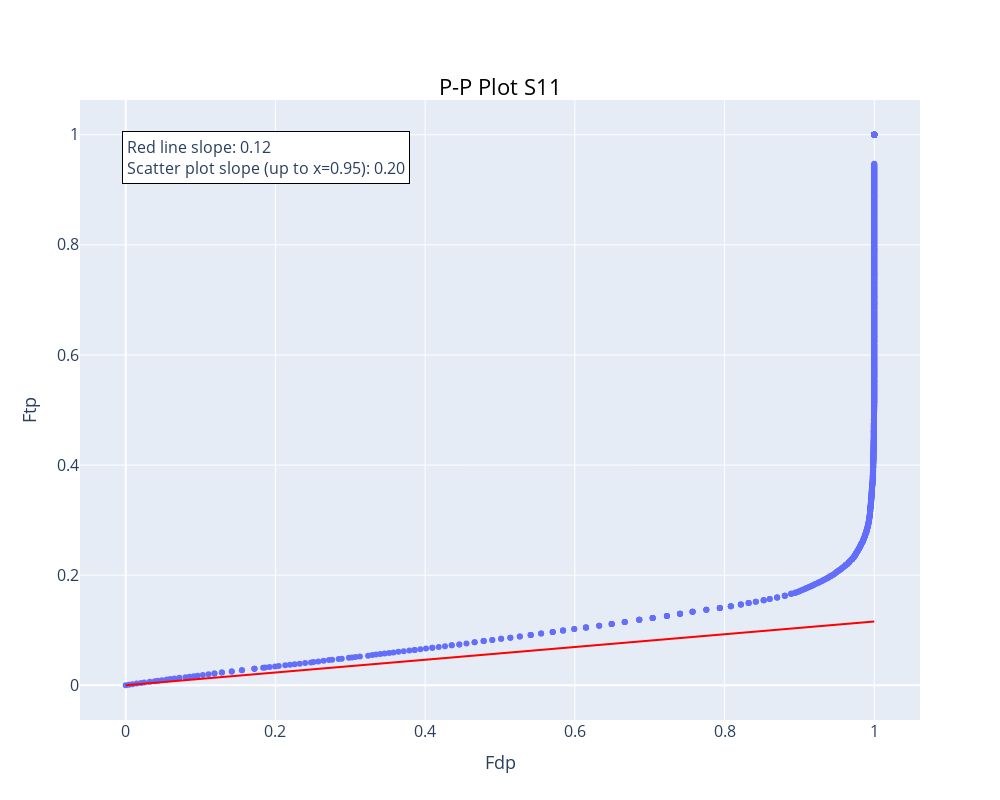

Write notebook code for a chart like this one.
### Code cell
pp_plot(psm_df_S)

### Figure 1 — Plotly figure (JSON) as saved in the notebook; plotly's stock layout.template omitted (floating-point values rounded to 4 significant figures; data arrays with more than 128 entries replaced by an {"elided": "..."} marker saying what was removed)
{"data": [{"mode": "markers", "type": "scatter", "x": {"elided": "1000 float values"}, "y": {"elided": "1000 float values"}}, {"line": {"color": "red"}, "mode": "lines", "name": "pi0", "showlegend": true, "type": "scatter", "x": [0, 1], "y": [0, 0.1157]}], "layout": {"annotations": [{"align": "left", "bgcolor": "white", "bordercolor": "black", "borderpad": 4, "borderwidth": 1, "font": {"size": 16}, "showarrow": false, "text": "Red line slope: 0.12<br>Scatter plot slope (up to x=0.95): 0.20", "x": 0.05, "xref": "paper", "y": 0.95, "yref": "paper"}], "autosize": false, "height": 800, "showlegend": false, "title": {"font": {"color": "black", "size": 22}, "text": "P-P Plot S11", "x": 0.5, "xanchor": "center", "y": 0.9, "yanchor": "top"}, "width": 1000, "xaxis": {"tickfont": {"size": 16}, "title": {"font": {"size": 18}, "text": "Fdp"}}, "yaxis": {"tickfont": {"size": 16}, "title": {"font": {"size": 18}, "text": "Ftp"}}}}
